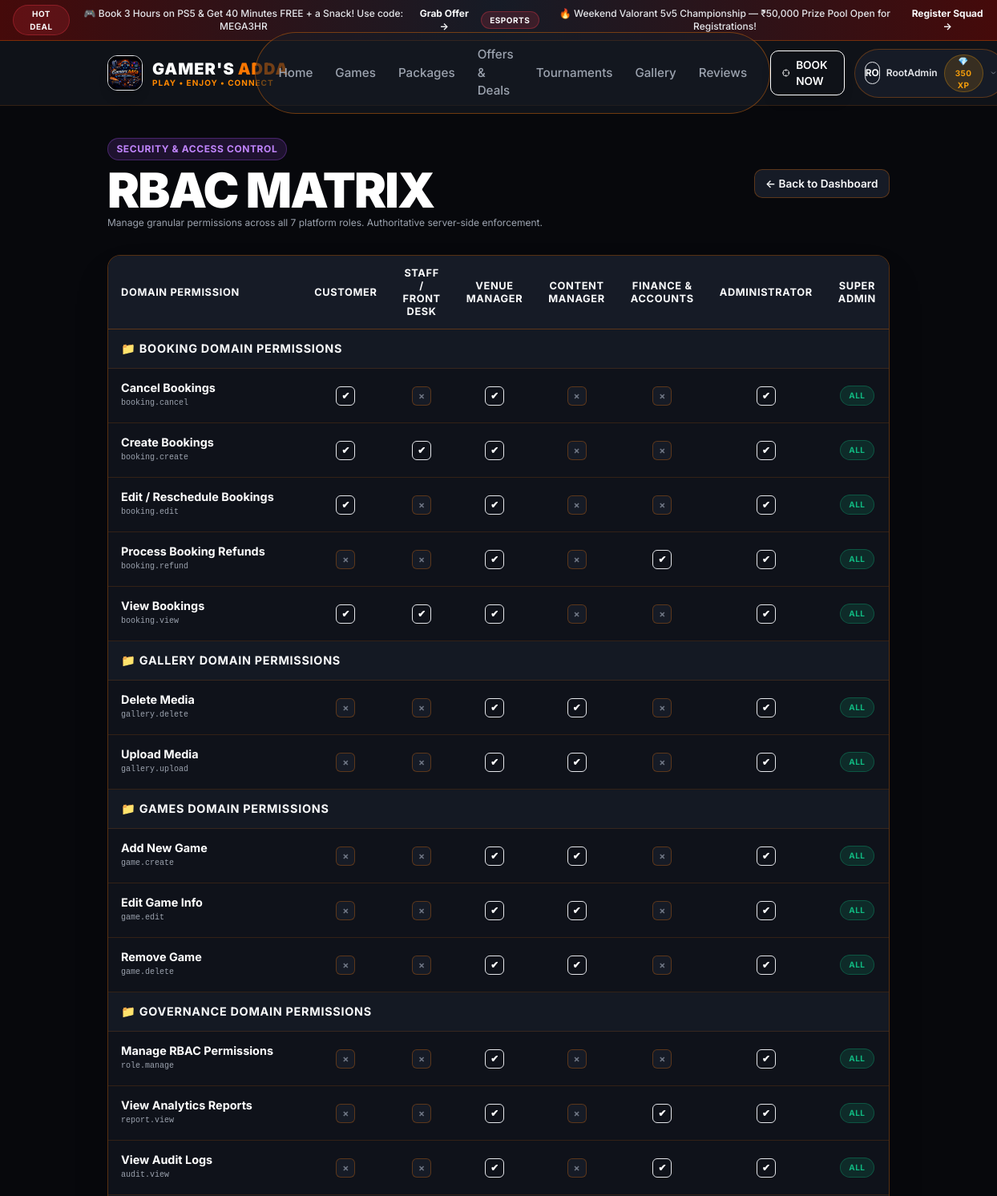
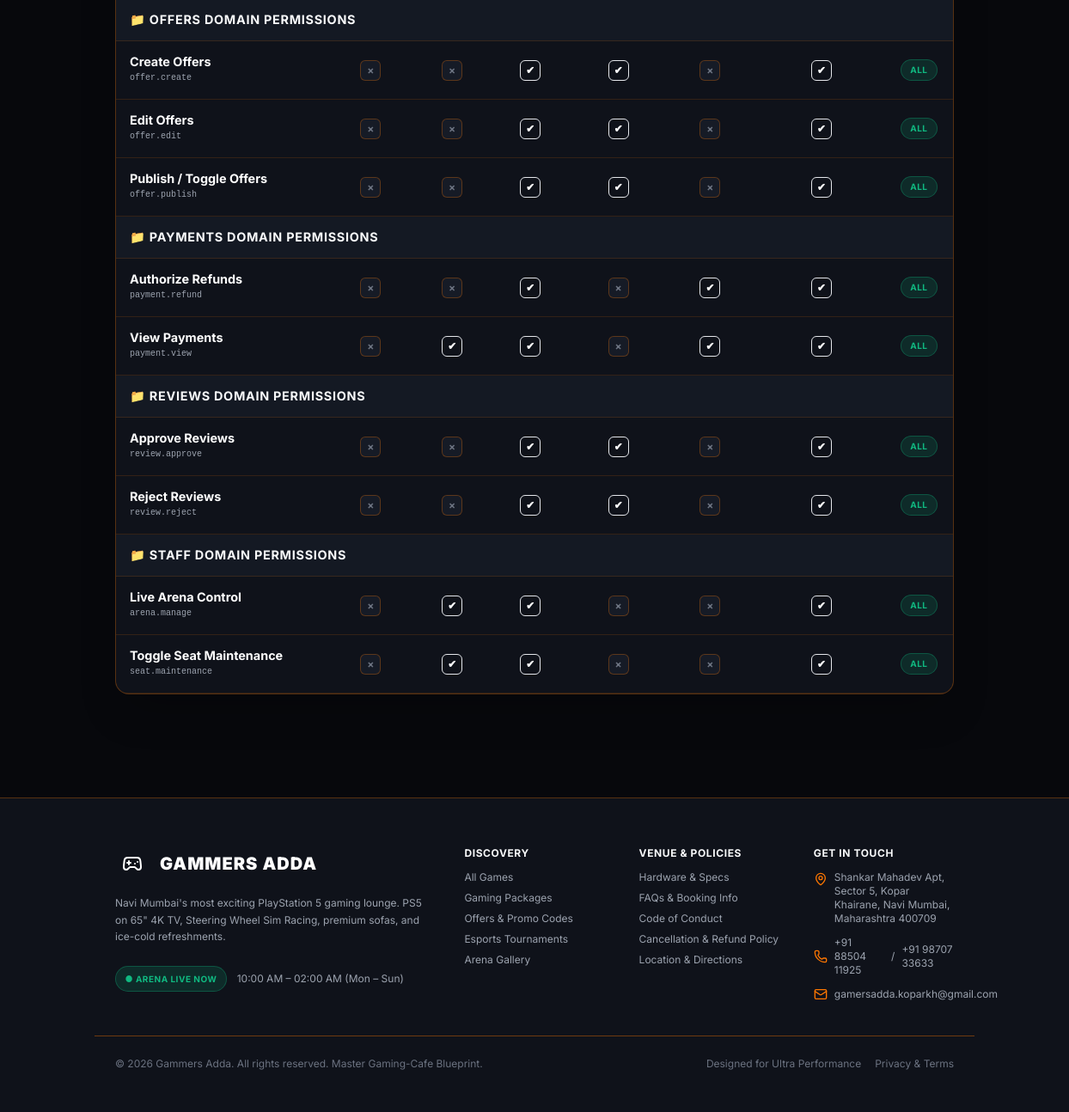
/admin-portal/rbac/ (signed in), run on the app's committed database (2 pictures, top to bottom).
### apps/core/models.py (models this page shows, shortened)
class Announcement(models.Model):
    title = models.CharField(max_length=255)
    content = models.TextField()
    badge_text = models.CharField(max_length=50, default='HOT')
    action_url = models.CharField(max_length=255, blank=True)
    action_text = models.CharField(max_length=50, blank=True, default='Learn More')
    is_active = models.BooleanField(default=True)
    starts_at = models.DateTimeField(null=True, blank=True)
    ends_at = models.DateTimeField(null=True, blank=True)
    created_at = models.DateTimeField(auto_now_add=True)

class SystemSetting(models.Model):
    key = models.CharField(max_length=100, unique=True)
    value = models.TextField()
    description = models.CharField(max_length=255, blank=True)
    is_public = models.BooleanField(default=False)
    @classmethod
    def get_val(cls, key, default=''):
        obj = cls.objects.filter(key=key).first()
        return obj.value if obj else default

### apps/accounts/models.py (models this page shows, shortened)
class User(AbstractUser):
    ROLE_CHOICES = Role.CODE_CHOICES
    phone = models.CharField(max_length=20, blank=True, null=True, unique=True)
    gamer_tag = models.CharField(max_length=50, unique=True, null=True, blank=True, help_text="Public gamer handle")
    avatar = models.ImageField(upload_to='avatars/', null=True, blank=True)
    avatar_color = models.CharField(max_length=20, default='#FF3B4D')
    role = models.ForeignKey(Role, on_delete=models.SET_NULL, null=True, blank=True, related_name='users')
    loyalty_points = models.PositiveIntegerField(default=100)
    referral_code = models.CharField(max_length=20, unique=True, blank=True, null=True)
    referred_by = models.ForeignKey('self', on_delete=models.SET_NULL, null=True, blank=True, related_name='referrals')
    date_of_birth = models.DateField(null=True, blank=True)
    favorite_platform = models.CharField(max_length=50, default='PC')
    favorite_genre = models.CharField(max_length=50, default='FPS')
    marketing_consent = models.BooleanField(default=True)
    terms_accepted = models.BooleanField(default=True)
    created_at = models.DateTimeField(auto_now_add=True)
    updated_at = models.DateTimeField(auto_now=True)
    @property
    def role_code(self):
        if self.is_superuser:
            return 'SUPER_ADMIN'
        return self.role.code if self.role else 'CUSTOMER'
    @property
    def is_staff_member(self):
        return self.is_superuser or (self.role and self.role.code in ['STAFF', 'MANAGER', 'ADMIN', 'SUPER_ADMIN', 'CONTENT_MANAGER', 'FINANCE'])
    @property
    def is_admin_member(self):
        return self.is_superuser or (self.role and self.role.code in ['ADMIN', 'SUPER_ADMIN', 'MANAGER'])

class Role(models.Model):
    CODE_CHOICES = [
        ('CUSTOMER', 'Customer'),
        ('STAFF', 'Staff / Operator'),
        ('MANAGER', 'Manager'),
        ('CONTENT_MANAGER', 'Content Manager'),
        ('FINANCE', 'Finance'),
        ('ADMIN', 'Admin'),
        ('SUPER_ADMIN', 'Super Admin'),
    ]
    code = models.CharField(max_length=50, unique=True, choices=CODE_CHOICES)
    name = models.CharField(max_length=100)
    description = models.TextField(blank=True)
    permissions = models.ManyToManyField(Permission, blank=True, related_name='roles')
    is_system_role = models.BooleanField(default=True)
    created_at = models.DateTimeField(auto_now_add=True)
    updated_at = models.DateTimeField(auto_now=True)

class Permission(models.Model):
    codename = models.CharField(max_length=100, unique=True)
    name = models.CharField(max_length=150)
    domain = models.CharField(max_length=50, default='General') # Booking, Games, Offers, Reviews, Payments, RBAC, etc.
    description = models.TextField(blank=True)
    class Meta:
        ordering = ['domain', 'codename']

### apps/dashboard/views.py (the view, shortened to what this page needs)
# urls.py: path('rbac/', views.rbac_matrix_view, name='rbac_matrix'),
@role_required(['SUPER_ADMIN'])
def rbac_matrix_view(request):
    roles = Role.objects.all().prefetch_related('permissions')
    permissions = Permission.objects.all().order_by('domain', 'name')
    domains = {}
    for p in permissions:
        domains.setdefault(p.domain, []).append(p)
    return render(request, 'dashboard/rbac_matrix.html', {
        'roles': roles,
        'domains': domains,
        'permissions': permissions,
    })

### templates/dashboard/rbac_matrix.html (shortened to what this page needs)
{% extends 'base.html' %}
{% block content %}
<div class="container py-10 space-y-8" x-data="rbacMatrix()">
  <div class="flex flex-col sm:flex-row items-start sm:items-center justify-between gap-4">
    <div>
      <span class="badge badge-purple mb-1">SECURITY & ACCESS CONTROL</span>
      <h1 class="display-title text-white">RBAC <span class="text-primaryRed">MATRIX</span></h1>
      <p class="text-xs text-gray-400">Manage granular permissions across all 7 platform roles. Authoritative server-side enforcement.</p>
    </div>
    <a href="{% url 'dashboard:admin_dashboard' %}" class="btn btn-secondary btn-sm">&larr; Back to Dashboard</a>
  </div>
  <div class="card p-0 bg-surface1 border-gridBorder overflow-x-auto shadow-2xl">
    <table class="data-table">
      <thead>
        <tr>
          <th class="w-1/3">Domain Permission</th>
          {% for role in roles %}
            <th class="text-center font-bold text-xs {% if role.code == 'SUPER_ADMIN' %}text-primaryRed{% elif role.code == 'ADMIN' %}text-amber-400{% else %}text-gray-300{% endif %}">
              {{ role.name }}
            </th>
          {% endfor %}
        </tr>
      </thead>
      <tbody>
        {% for domain, perms in domains.items %}
          <tr class="bg-surface2/80">
            <td colspan="{{ roles.count|add:1 }}" class="py-2 px-4 font-bold text-xs text-mutedRed uppercase tracking-wider">
              📁 {{ domain }} DOMAIN PERMISSIONS
            </td>
          </tr>
          {% for p in perms %}
            <tr>
              <td class="text-xs">
                <strong class="text-white block">{{ p.name }}</strong>
                <span class="font-mono text-[10px] text-gray-400">{{ p.codename }}</span>
              </td>
              {% for role in roles %}
                <td class="text-center">
                  {% if role.code == 'SUPER_ADMIN' %}
                    <span class="badge badge-green text-[10px] font-bold">ALL</span>
                  {% else %}
                    <button type="button"
                            @click="togglePermission({{ role.id }}, {{ p.id }}, $event)"
                            data-has="{% if p in role.permissions.all %}true{% else %}false{% endif %}"
                            class="w-6 h-6 rounded-md border text-xs font-bold transition inline-flex items-center justify-center
                                   {% if p in role.permissions.all %}bg-primaryRed text-white border-primaryRed shadow-sm shadow-primaryRed/40{% else %}bg-surface2 text-gray-500 border-gridBorder hover:border-gray-500{% endif %}">
                      {% if p in role.permissions.all %}✔{% else %}&times;{% endif %}
                    </button>
                  {% endif %}
                </td>
              {% endfor %}
            </tr>
          {% endfor %}
        {% endfor %}
      </tbody>
    </table>
  </div>
</div>
{% endblock %}

### templates/base.html (shortened to what this page needs)
{% load static %}
<!DOCTYPE html>
<html lang="en" class="dark">
<head>
  <script src="https://cdn.tailwindcss.com"></script>
  <link rel="stylesheet" href="{% static 'css/custom.css' %}">
</head>
<body class="bg-bgMain text-text-main antialiased selection:bg-primaryRed selection:text-white" x-data="{ mobileMenuOpen: false }">
  {% if ACTIVE_ANNOUNCEMENTS %}
  <div class="bg-gradient-to-r from-red-950 via-surface2 to-red-950 border-b border-gridBorder text-xs py-1.5 px-4 text-center flex items-center justify-center gap-3">
    {% for ann in ACTIVE_ANNOUNCEMENTS %}
      <span class="badge badge-red text-[10px] py-0.5">{{ ann.badge_text }}</span>
      <span class="font-medium text-gray-200">{{ ann.title }}</span>
      {% if ann.action_url %}
        <a href="{{ ann.action_url }}" class="text-primaryRed font-bold hover:underline inline-flex items-center gap-1">{{ ann.action_text }} &rarr;</a>
      {% endif %}
    {% endfor %}
  </div>
  {% endif %}
  <header class="navbar">
    <div class="container flex items-center justify-between h-20">
      <div class="flex items-center gap-6">
        <a href="{% url 'core:home' %}" class="flex items-center gap-3 group">
          <img src="{% static 'images/gamers_adda_logo.png' %}" alt="Gamer's Adda" class="h-11 w-11 rounded-xl border border-primary-orange/50 shadow-lg group-hover:scale-105 transition">
          <div>
            <span class="text-xl font-black tracking-wider text-white flex items-center gap-1">
              GAMER'S <span style="color: #FF7700;">ADDA</span>
            </span>
            <span class="block text-[10px] font-bold uppercase tracking-widest -mt-1" style="color: #FF8800;">PLAY • ENJOY • CONNECT</span>
          </div>
        </a>
      </div>
      <nav class="hidden lg:flex items-center gap-1 bg-surface2/60 px-4 py-2 rounded-full border border-gridBorder/40">
        <a href="{% url 'core:home' %}" class="nav-link {% if request.resolver_match.url_name == 'home' %}active text-primaryRed{% endif %}">Home</a>
        <a href="{% url 'games:games_list' %}" class="nav-link {% if 'games' in request.path %}active text-primaryRed{% endif %}">Games</a>
        <a href="{% url 'pricing:packages' %}" class="nav-link {% if 'packages' in request.path %}active text-primaryRed{% endif %}">Packages</a>
        <a href="{% url 'pricing:offers' %}" class="nav-link {% if 'offers' in request.path %}active text-primaryRed{% endif %}">Offers & Deals</a>
        <a href="{% url 'engagement:events' %}" class="nav-link {% if 'events' in request.path %}active text-primaryRed{% endif %}">Tournaments</a>
        <a href="{% url 'engagement:gallery' %}" class="nav-link {% if 'gallery' in request.path %}active text-primaryRed{% endif %}">Gallery</a>
        <a href="{% url 'engagement:reviews' %}" class="nav-link {% if 'reviews' in request.path %}active text-primaryRed{% endif %}">Reviews</a>
      </nav>
      <div class="flex items-center gap-3">
        <a href="{% url 'bookings:wizard' %}" class="btn btn-primary btn-sm md:btn-md hidden sm:inline-flex shadow-lg shadow-primaryRed/25">
          <i data-lucide="crosshair" class="w-4 h-4"></i>
          <span>BOOK NOW</span>
        </a>
        {% if user.is_authenticated %}
          <div class="relative" x-data="{ open: false }">
            <button @click="open = !open" class="flex items-center gap-2 bg-surface2 hover:bg-surface3 px-3 py-1.5 rounded-full border border-gridBorder transition">
              <div class="w-7 h-7 rounded-full bg-primaryRed/20 border border-primaryRed text-primaryRed flex items-center justify-center font-bold text-xs">
                {{ user.gamer_tag|slice:":2"|upper|default:user.username|slice:":2"|upper }}
              </div>
              <span class="text-xs font-semibold text-gray-200 hidden md:inline">{{ user.gamer_tag|default:user.username }}</span>
              <span class="badge badge-amber text-[10px] py-0 px-1.5 hidden sm:inline">💎 {{ user.loyalty_points }} XP</span>
              <i data-lucide="chevron-down" class="w-3.5 h-3.5 text-gray-400"></i>
            </button>
          </div>
        {% else %}
          <div class="flex items-center gap-2">
            <a href="{% url 'accounts:login' %}" class="btn btn-secondary btn-sm">Login</a>
            <a href="{% url 'accounts:register' %}" class="btn btn-outline btn-sm hidden sm:inline-flex">Sign Up</a>
          </div>
        {% endif %}
      </div>
    </div>
  </header>
  <main class="flex-grow pb-16 md:pb-0">
    {% block content %}{% endblock %}
  </main>
  <footer class="bg-surface1 border-t border-gridBorder mt-20 pt-14 pb-12 text-sm">
    <div class="container grid grid-cols-1 md:grid-cols-2 lg:grid-cols-5 gap-10">
      <div class="lg:col-span-2 space-y-4">
        <div class="flex items-center gap-3">
          <div class="w-10 h-10 rounded-lg bg-primaryRed flex items-center justify-center">
            <i data-lucide="gamepad-2" class="w-6 h-6 text-white"></i>
          </div>
          <span class="text-xl font-black tracking-wider text-white">GAMMERS <span class="text-primaryRed">ADDA</span></span>
        </div>
        <p class="text-gray-400 text-xs leading-relaxed max-w-sm">
          Navi Mumbai's most exciting PlayStation 5 gaming lounge. PS5 on 65" 4K TV, Steering Wheel Sim Racing, premium sofas, and ice-cold refreshments.
        </p>
        <div class="flex items-center gap-3 pt-2 text-gray-400">
          <span class="badge badge-green text-[10px]">● ARENA LIVE NOW</span>
          <span class="text-xs text-mutedRed">{{ GLOBAL_SETTINGS.OPENING_HOURS }}</span>
        </div>
      </div>
      <div class="space-y-3">
        <h4 class="text-xs font-bold text-mutedRed uppercase tracking-wider">Discovery</h4>
        <ul class="space-y-2 text-xs text-gray-400">
          <li><a href="{% url 'games:games_list' %}" class="hover:text-primaryRed transition">All Games</a></li>
          <li><a href="{% url 'pricing:packages' %}" class="hover:text-primaryRed transition">Gaming Packages</a></li>
          <li><a href="{% url 'pricing:offers' %}" class="hover:text-primaryRed transition">Offers & Promo Codes</a></li>
          <li><a href="{% url 'engagement:events' %}" class="hover:text-primaryRed transition">Esports Tournaments</a></li>
          <li><a href="{% url 'engagement:gallery' %}" class="hover:text-primaryRed transition">Arena Gallery</a></li>
        </ul>
      </div>
      <div class="space-y-3">
        <h4 class="text-xs font-bold text-mutedRed uppercase tracking-wider">Venue & Policies</h4>
        <ul class="space-y-2 text-xs text-gray-400">
          <li><a href="{% url 'core:about' %}" class="hover:text-primaryRed transition">Hardware & Specs</a></li>
          <li><a href="{% url 'core:faqs' %}" class="hover:text-primaryRed transition">FAQs & Booking Info</a></li>
          <li><a href="{% url 'core:rules' %}" class="hover:text-primaryRed transition">Code of Conduct</a></li>
          <li><a href="{% url 'core:rules' %}" class="hover:text-primaryRed transition">Cancellation & Refund Policy</a></li>
          <li><a href="{% url 'core:contact' %}" class="hover:text-primaryRed transition">Location & Directions</a></li>
        </ul>
      </div>
      <div class="space-y-3">
        <h4 class="text-xs font-bold text-mutedRed uppercase tracking-wider">Get In Touch</h4>
        <p class="text-xs text-gray-400 flex items-start gap-2">
          <i data-lucide="map-pin" class="w-4 h-4 flex-shrink-0 mt-0.5" style="color:#FF7700"></i>
          <span>Shankar Mahadev Apt, Sector 5, Kopar Khairane, Navi Mumbai, Maharashtra 400709</span>
        </p>
        <p class="text-xs text-gray-400 flex items-center gap-2">
          <i data-lucide="phone" class="w-4 h-4 flex-shrink-0" style="color:#FF7700"></i>
          <a href="tel:+918850411925" class="hover:text-primaryOrange">+91 88504 11925</a>
          <span>/</span>
          <a href="tel:+919870733633" class="hover:text-primaryOrange">+91 98707 33633</a>
        </p>
        <p class="text-xs text-gray-400 flex items-center gap-2">
          <i data-lucide="mail" class="w-4 h-4 flex-shrink-0" style="color:#FF7700"></i>
          <span>gamersadda.koparkh@gmail.com</span>
        </p>
      </div>
    </div>
    <div class="container border-t border-gridBorder/40 mt-10 pt-6 flex flex-col sm:flex-row items-center justify-between text-xs text-gray-500 gap-4">
      <p>&copy; 2026 Gammers Adda. All rights reserved. Master Gaming-Cafe Blueprint.</p>
      <div class="flex items-center gap-4">
        <span>Designed for Ultra Performance</span>
        <a href="{% url 'core:rules' %}" class="hover:text-primaryRed">Privacy & Terms</a>
      </div>
    </div>
  </footer>
</body>
</html>

### data on the page
Announcement: badge_text "HOT DEAL", title "🎮 Book 3 Hours on PS5 & Get 40 Minutes FREE + a Snack! Use code: MEGA3HR", action_text "Grab Offer"
Announcement: badge_text "ESPORTS", title "🔥 Weekend Valorant 5v5 Championship — ₹50,000 Prize Pool Open for Registrations!", action_text "Register Squad"
User: gamer_tag "RO", gamer_tag "RootAdmin", loyalty_points "350"
Role: name "CUSTOMER"
Role: name "STAFF / FRONT DESK"
Role: name "VENUE MANAGER"
Role: name "CONTENT MANAGER"
Role: name "FINANCE & ACCOUNTS"
Role: name "ADMINISTRATOR"
Role: name "SUPER ADMIN", code "ALL"
Permission: domain "BOOKING", name "Cancel Bookings", codename "booking.cancel"
Permission: name "Create Bookings", codename "booking.create"
Permission: name "Edit / Reschedule Bookings", codename "booking.edit"
Permission: name "Process Booking Refunds", codename "booking.refund"
Permission: name "View Bookings", codename "booking.view"
Permission: domain "GALLERY", name "Delete Media", codename "gallery.delete"
Permission: name "Upload Media", codename "gallery.upload"
Permission: domain "GAMES", name "Add New Game", codename "game.create"
Permission: name "Edit Game Info", codename "game.edit"
Permission: name "Remove Game", codename "game.delete"
Permission: domain "GOVERNANCE", name "Manage RBAC Permissions", codename "role.manage"
Permission: name "View Analytics Reports", codename "report.view"
Permission: name "View Audit Logs", codename "audit.view"
Permission: domain "OFFERS", name "Create Offers", codename "offer.create"
Permission: name "Edit Offers", codename "offer.edit"
Permission: name "Publish / Toggle Offers", codename "offer.publish"
Permission: domain "PAYMENTS", name "Authorize Refunds", codename "payment.refund"
Permission: name "View Payments", codename "payment.view"
Permission: domain "REVIEWS", name "Approve Reviews", codename "review.approve"
Permission: name "Reject Reviews", codename "review.reject"
Permission: domain "STAFF", name "Live Arena Control", codename "arena.manage"
Permission: name "Toggle Seat Maintenance", codename "seat.maintenance"
SystemSetting: OPENING_HOURS "10:00 AM – 02:00 AM (Mon – Sun)"
